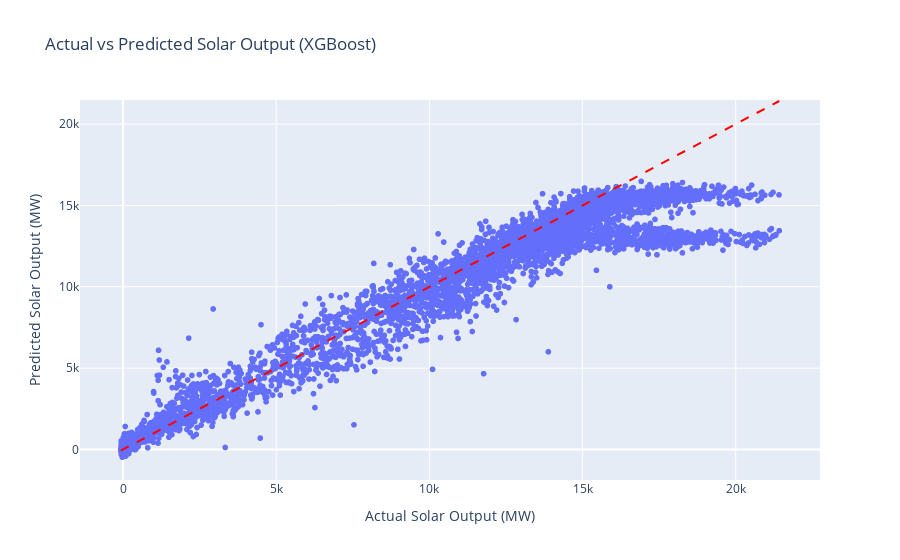

Notebook cell for this chart:
### Code cell
#now let's use xgboost to build a model
from xgboost import XGBRegressor
#initialize the model
xgb_model = XGBRegressor(objective='reg:squarederror', n_estimators=1000, learning_rate=0.1, max_depth=6)
#fit the model to the training data
xgb_model.fit(X_train, y_train)
#now we can make predictions on the test set
y_pred_xgb = xgb_model.predict(X_test)
#now we can evaluate the model
mse_xgb = mean_squared_error(y_test, y_pred_xgb)
r2_xgb = r2_score(y_test, y_pred_xgb)
print(f"XGBoost Mean Squared Error: {mse_xgb}")
print(f"XGBoost R2 Score: {r2_xgb}")
#now we can visualize the predictions using plotly
fig_xgb = px.scatter(x=y_test, y=y_pred_xgb, labels={'x': 'Actual Solar Output (MW)', 'y': 'Predicted Solar Output (MW)'}, title='Actual vs Predicted Solar Output (XGBoost)')
fig_xgb.add_shape(type="line", x0=min(y_test), y0=min(y_test), x1=max(y_test), y1=max(y_test), line=dict(color="Red", width=2, dash="dash"))
fig_xgb.show()

### Figure 1 — Plotly figure (JSON) as saved in the notebook; plotly's stock layout.template omitted (floating-point values rounded to 4 significant figures; data arrays with more than 128 entries replaced by an {"elided": "..."} marker saying what was removed)
{"data": [{"hovertemplate": "Actual Solar Output (MW)=%{x}<br>Predicted Solar Output (MW)=%{y}<extra></extra>", "legendgroup": "", "marker": {"color": "#636efa", "symbol": "circle"}, "mode": "markers", "name": "", "showlegend": false, "type": "scattergl", "x": {"elided": "9609 float values"}, "xaxis": "x", "y": {"elided": "9609 float values"}, "yaxis": "y"}], "layout": {"legend": {"tracegroupgap": 0}, "shapes": [{"line": {"color": "Red", "dash": "dash", "width": 2}, "type": "line", "x0": -73.67, "x1": 21420.0, "y0": -73.67, "y1": 21420.0}], "title": {"text": "Actual vs Predicted Solar Output (XGBoost)"}, "xaxis": {"anchor": "y", "domain": [0, 1], "title": {"text": "Actual Solar Output (MW)"}}, "yaxis": {"anchor": "x", "domain": [0, 1], "title": {"text": "Predicted Solar Output (MW)"}}}}
